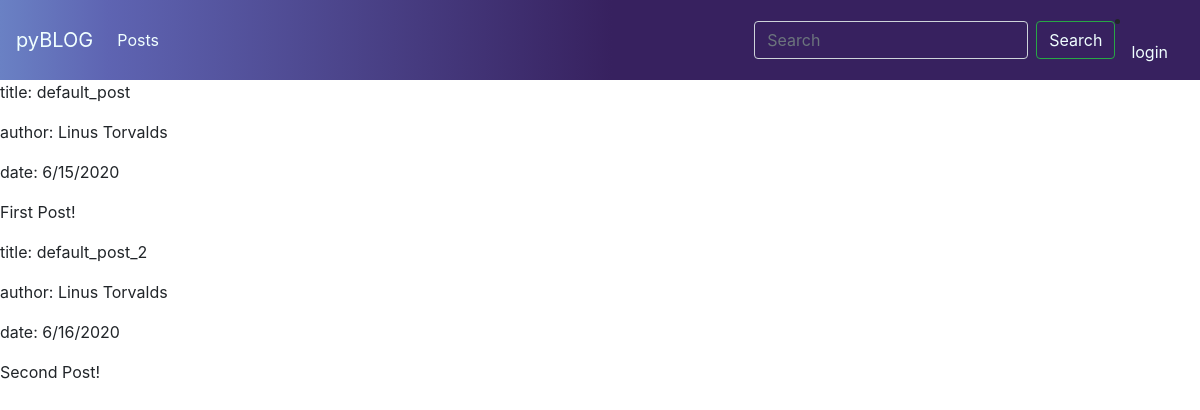
The page /posts on the database its author committed.
### tables this page shows
CREATE TABLE "Posts" (
            "post_title"  TEXT NOT NULL,
            "post_author" TEXT,
            "post_date"  TEXT,
            "post_content"  TEXT,
            PRIMARY KEY ("post_title")
            );

### app.py (the view)
@app.route('/posts')
def posts():
    posts = get_all_post_contents()
    return render_template('posts.html', posts=posts)

### db.py (called while the page is built)
def get_all_post_contents():
    db_path = 'db_folder/database.db'
    conn = sql.connect(db_path)
    c = conn.cursor()
    try:
        c.execute("SELECT post_title, post_author, post_date, post_content FROM Posts")
    except:
        return False
    try:
        return c.fetchall()
    except:
        conn.close()
        return False

### templates/posts.html
{% extends "layout.html" %}
{% block content %}
<body>
{% for post in posts %}
<p>title: {{ post[0] }}</p>
<p>author: {{ post[1] }}</p>
<p>date: {{ post[2] }}</p>
<p>{{ post[3] }}</p>
{% endfor %}
</body>
{% endblock %}

### templates/layout.html (shortened to what this page needs)
<!DOCTYPE html>
<html lang="en">
<head>
    {% block head %}
    <link rel="stylesheet" href="style.css">
    <link rel="stylesheet" href="https://stackpath.bootstrapcdn.com/bootstrap/4.5.0/css/bootstrap.min.css"
>
    {% endblock %}
</head>
<nav class="navbar navbar-expand-lg navbar-light" style="background: rgb(106,129,196);
background: linear-gradient(90deg, rgba(106,129,196,1) 0%, rgba(94,100,178,1) 9%, rgba(55,33,95,1) 51%);">
    <div class="collapse navbar-collapse" id="navbarToggler">
        <a class="navbar-brand" style="color: azure;" href="{{ url_for('main') }}">pyBLOG</a>
        <ul class="navbar-nav mr-auto mt-2 mt-lg-0">
            <li class="nav-item">
                <a class="nav-link" style="color: azure;" href="{{ url_for('posts') }}">Posts</a>
            </li>
        </ul>
        <form action="post" class="form-inline my-2 my-lg-0">
            <input style="background: rgba(55,33,95,1); color: azure;" class="form-control mr-sm-2" type="search" placeholder="Search" aria-label="Search">
            <button style="background: rgba(55,33,95,1); color: azure;" class="btn btn-outline-success my-2 my-sm-0" type="submit">Search</button>
        </form>
        <li class="nav-item">
            <a class="nav-link" style="color: azure;" href="{{ url_for('login') }}">login</a>
        </li>
    </div>
</nav>
{% block content %}{% endblock%}
</html>

### static/style.css (style rules this page uses)
html { font-family: 'Rokkitt', serif; }

### rows shown on the page
Posts: post_title "default_post", post_author "Linus Torvalds", post_date "6/15/2020", post_content "First Post!"
Posts: post_title "default_post_2", post_author "Linus Torvalds", post_date "6/16/2020", post_content "Second Post!"
